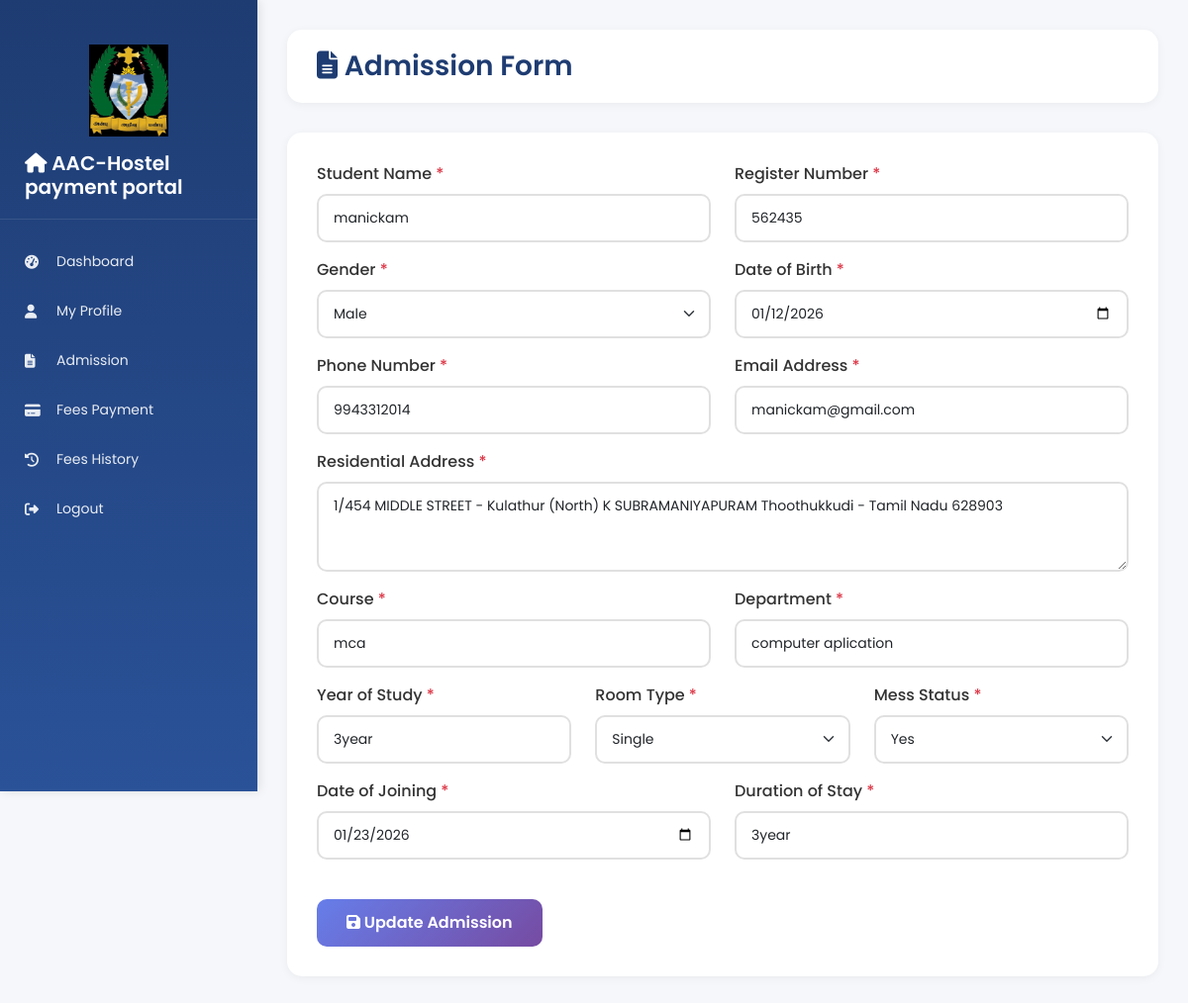
/new_admission.php (signed in), run on the app's committed database.
### tables this page shows
CREATE TABLE `admission` (
  `id` int(11) NOT NULL,
  `user_id` int(11) NOT NULL,
  `student_name` varchar(255) NOT NULL,
  `reg_no` varchar(100) NOT NULL,
  `gender` varchar(20) NOT NULL,
  `date_of_birth` date NOT NULL,
  `phone` varchar(20) NOT NULL,
  `email` varchar(255) NOT NULL,
  `residential_address` text NOT NULL,
  `course` varchar(100) NOT NULL,
  `department` varchar(100) NOT NULL,
  `year_of_study` varchar(50) NOT NULL,
  `room_type` varchar(50) NOT NULL,
  `room_number` varchar(50) NOT NULL,
  `mess_status` varchar(50) NOT NULL,
  `date_of_joining` date NOT NULL,
  `duration_of_stay` varchar(50) NOT NULL,
  `is_confirmed` tinyint(1) NOT NULL DEFAULT 0,
  `created_at` datetime DEFAULT current_timestamp()
);

CREATE TABLE `users` (
  `id` int(11) NOT NULL,
  `name` varchar(255) NOT NULL,
  `email` varchar(255) NOT NULL,
  `phone` varchar(20) NOT NULL,
  `password` varchar(255) NOT NULL,
  `security_question` varchar(255) DEFAULT NULL,
  `security_answer` varchar(255) DEFAULT NULL,
  `created_at` datetime DEFAULT current_timestamp()
);

### new_admission.php (the view, shortened to what this page needs)
<?php
include('includes/config.php');
$user_id = (int) $_SESSION['user_id'];
$stmt = $mysqli->prepare("SELECT * FROM users WHERE id = ?");
$stmt->bind_param("i", $user_id);
$stmt->execute();
$userResult = $stmt->get_result();
$user_profile = $userResult->fetch_assoc();
$existing_admission = null;
$stmt = $mysqli->prepare(
    "SELECT * FROM admission WHERE user_id = ? LIMIT 1"
);
$stmt->bind_param("i", $user_id);
$stmt->execute();
$res = $stmt->get_result();
if ($res->num_rows > 0) {
    $existing_admission = $res->fetch_assoc();
}
?>
<!DOCTYPE html>
<html lang="en">
<head>
    <link href="https://cdn.jsdelivr.net/npm/bootstrap@5.3.0/dist/css/bootstrap.min.css" rel="stylesheet">
    <link rel="stylesheet" href="https://cdnjs.cloudflare.com/ajax/libs/font-awesome/6.4.0/css/all.min.css">
</head>
<body>
    <?php include('includes/user_sidebar.php'); ?>
    <div class="main-content">
        <div class="header">
            <h1><i class="fas fa-file-alt"></i> Admission Form</h1>
        </div>
        <div class="form-card">
            <form method="POST" action="">
                <div class="row">
                    <div class="col-md-6 mb-3">
                        <label class="form-label">Student Name <span class="text-danger">*</span></label>
                        <input type="text" name="student_name" class="form-control" value="<?php echo htmlspecialchars($existing_admission['student_name'] ?? ''); ?>" required>
                    </div>
                    <div class="col-md-6 mb-3">
                        <label class="form-label">Register Number <span class="text-danger">*</span></label>
                        <input type="text" name="reg_no" class="form-control" value="<?php echo htmlspecialchars($existing_admission['reg_no'] ?? ''); ?>" required>
                    </div>
                </div>
                <div class="row">
                    <div class="col-md-6 mb-3">
                        <label class="form-label">Gender <span class="text-danger">*</span></label>
                        <select name="gender" class="form-select" required>
                            <option value="Male" <?php echo (isset($existing_admission['gender']) && $existing_admission['gender'] == 'Male') ? 'selected' : ''; ?>>Male</option>
                        </select>
                    </div>
                    <div class="col-md-6 mb-3">
                        <label class="form-label">Date of Birth <span class="text-danger">*</span></label>
                        <input type="date" name="date_of_birth" class="form-control" value="<?php echo htmlspecialchars($existing_admission['date_of_birth'] ?? ''); ?>" required>
                    </div>
                </div>
                <div class="row">
                    <div class="col-md-6 mb-3">
                        <label class="form-label">Phone Number <span class="text-danger">*</span></label>
                        <input type="tel" name="phone" class="form-control" value="<?php echo htmlspecialchars($existing_admission['phone'] ?? ''); ?>" required>
                    </div>
                    <div class="col-md-6 mb-3">
                        <label class="form-label">Email Address <span class="text-danger">*</span></label>
                        <input type="email" name="email" class="form-control"
value="<?php echo htmlspecialchars($user_profile['email']); ?>"
readonly>
                    </div>
                </div>
                <div class="mb-3">
                    <label class="form-label">Residential Address <span class="text-danger">*</span></label>
                    <textarea name="residential_address" class="form-control" rows="3" required><?php echo htmlspecialchars($existing_admission['residential_address'] ?? ''); ?></textarea>
                </div>
                <div class="row">
                    <div class="col-md-6 mb-3">
                        <label class="form-label">Course <span class="text-danger">*</span></label>
                        <input type="text" name="course" class="form-control" value="<?php echo htmlspecialchars($existing_admission['course'] ?? ''); ?>" required>
                    </div>
                    <div class="col-md-6 mb-3">
                        <label class="form-label">Department <span class="text-danger">*</span></label>
                        <input type="text" name="department" class="form-control" value="<?php echo htmlspecialchars($existing_admission['department'] ?? ''); ?>" required>
                    </div>
                </div>
                <div class="row">
                    <div class="col-md-4 mb-3">
                        <label class="form-label">Year of Study <span class="text-danger">*</span></label>
                        <input type="text" name="year_of_study" class="form-control" value="<?php echo htmlspecialchars($existing_admission['year_of_study'] ?? ''); ?>" required>
                    </div>
                    <div class="col-md-4 mb-3">
                        <label class="form-label">Room Type <span class="text-danger">*</span></label>
                        <select name="room_type" class="form-select" required>
                            <option value="Single" <?php echo (isset($existing_admission['room_type']) && $existing_admission['room_type'] == 'Single') ? 'selected' : ''; ?>>Single</option>
                        </select>
                    </div>
                    <div class="col-md-4 mb-3">
                        <label class="form-label">Mess Status <span class="text-danger">*</span></label>
                        <select name="mess_status" class="form-select" required>
                            <option value="Yes" <?php echo (isset($existing_admission['mess_status']) && $existing_admission['mess_status'] == 'Yes') ? 'selected' : ''; ?>>Yes</option>
                        </select>
                    </div>
                </div>
                <div class="row">
                    <div class="col-md-6 mb-3">
                        <label class="form-label">Date of Joining <span class="text-danger">*</span></label>
                        <input type="date" name="date_of_joining" class="form-control" value="<?php echo htmlspecialchars($existing_admission['date_of_joining'] ?? ''); ?>" required>
                    </div>
                    <div class="col-md-6 mb-3">
                        <label class="form-label">Duration of Stay <span class="text-danger">*</span></label>
                        <input type="text" name="duration_of_stay" class="form-control" value="<?php echo htmlspecialchars($existing_admission['duration_of_stay'] ?? ''); ?>" placeholder="e.g., 1 Year" required>
                    </div>
                </div>
                <div class="mt-4">
                    <button type="submit" name="submit" class="btn btn-submit">
                        <i class="fas fa-save"></i> <?php echo $existing_admission ? 'Update Admission' : 'Submit Admission'; ?>
                    </button>
                </div>
            </form>
        </div>
    </div>
</body>
</html>

### new_admission.php (style rules this page uses)
* { margin: 0; padding: 0; box-sizing: border-box; }
body { font-family: 'Poppins', sans-serif; background: #f5f7fa; color: #333; }
.header { background: white; padding: 20px 30px; border-radius: 15px; box-shadow: 0 2px 10px rgba(0,0,0,0.05); margin-bottom: 30px; }
.header h1 { font-size: 28px; font-weight: 600; color: #1e3c72; margin: 0; }
.form-card { background: white; padding: 30px; border-radius: 15px; box-shadow: 0 2px 10px rgba(0,0,0,0.05); }
.form-label { font-weight: 500; color: #333; margin-bottom: 8px; }
.form-control, .form-select { padding: 12px 15px; border: 2px solid #e0e0e0; border-radius: 10px; font-size: 14px; transition: all 0.3s; }
.btn-submit { background: linear-gradient(135deg, #667eea 0%, #764ba2 100%); border: none; color: white; padding: 12px 30px; border-radius: 10px; font-weight: 600; font-size: 16px; transition: all 0.3s; }

### includes/user_sidebar.php (style rules this page uses)
.main-content { margin-left: 260px; padding: 30px; min-height: 100vh; }

### data on the page
admission: student_name "manickam", reg_no "562435", gender "Male", date_of_birth "01/12/2026", phone "9943312014", residential_address "1/454 MIDDLE STREET - Kulathur (North) K SUBRAMANIYAPURAM Thoothukkudi - Tamil Nadu 628903", course "mca", department "computer aplication", year_of_study "3year", room_type "Single", mess_status "Yes", date_of_joining "01/23/2026", duration_of_stay "3year"
users: email "manickam@gmail.com"

### other printed values
SITE_NAME "AAC-Hostel payment portal"
